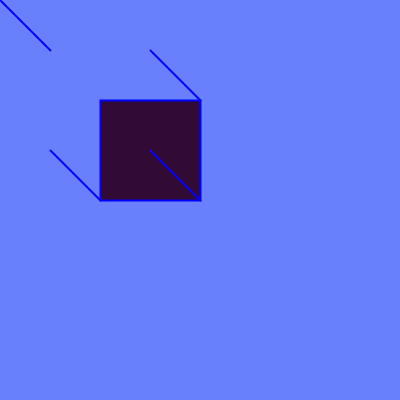
Frame 1 (no input)
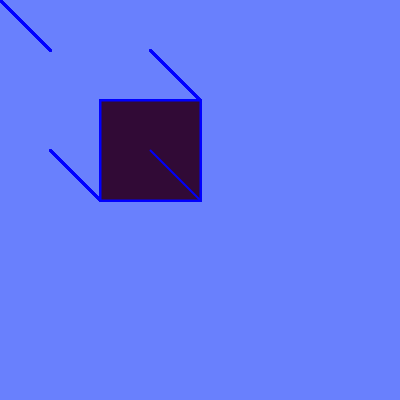
Frame 60 (the mouse pressed at the canvas centre just before this capture)
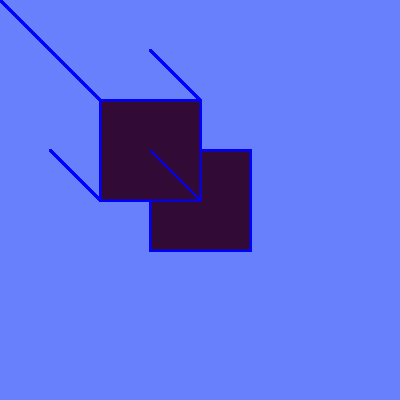
Frame 120 (the mouse held since frame 60 and released just before this capture)

The Processing sketch that drew these frames (run headless with seeded random() and noise(); from frame 60 on, the mouse is pressed at the canvas centre):

// Processing sketch: processing_112557
// ── processing_112557.pde

void setup(){
  size(400,400);
  background(105,128,253);
  
}

void draw(){
  fill(#310A36);
  stroke(0,0,255);
  strokeWeight(2);
  rect(mouseX-50,mouseY-50,mouseX-100,mouseY-100);
  fill(#310A36);
  rect(100,100,100,100);
  line(50,50,mouseX-100,mouseY-100);
  line(150,50,200,100);
  line(50,150,100,200);
  line(150,150,200,200);
  
println(mouseX + " " + mouseY);

}
